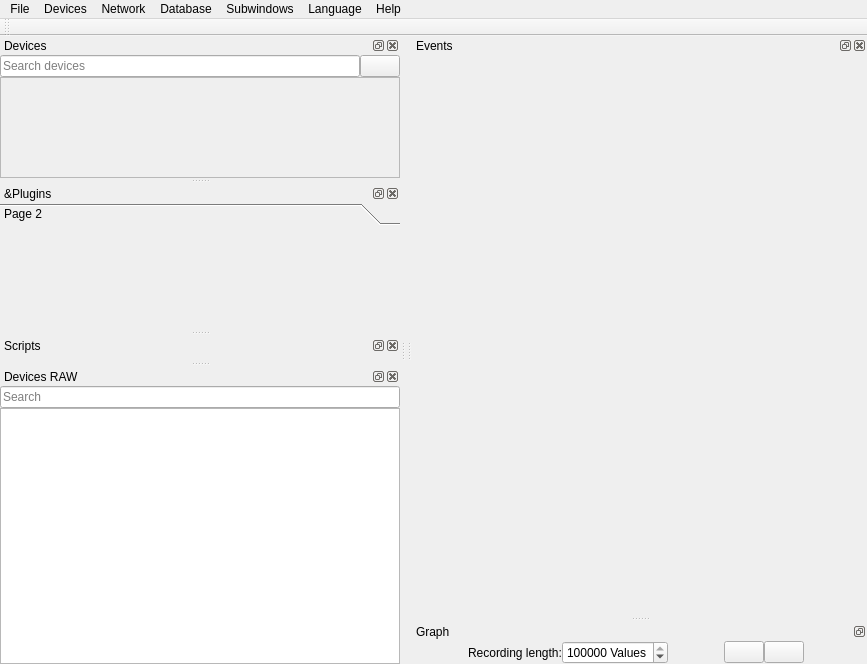
<?xml version="1.0" encoding="UTF-8"?>
<ui version="4.0">
 <class>MainWindow</class>
 <widget class="QMainWindow" name="MainWindow">
  <property name="geometry">
   <rect>
    <x>0</x>
    <y>0</y>
    <width>867</width>
    <height>664</height>
   </rect>
  </property>
  <property name="sizePolicy">
   <sizepolicy hsizetype="Preferred" vsizetype="Preferred">
    <horstretch>0</horstretch>
    <verstretch>0</verstretch>
   </sizepolicy>
  </property>
  <property name="windowTitle">
   <string>RealTime OpenControl</string>
  </property>
  <property name="dockOptions">
   <set>QMainWindow::AllowNestedDocks|QMainWindow::AllowTabbedDocks|QMainWindow::AnimatedDocks|QMainWindow::GroupedDragging</set>
  </property>
  <widget class="QWidget" name="centralwidget">
   <property name="sizePolicy">
    <sizepolicy hsizetype="Minimum" vsizetype="Minimum">
     <horstretch>0</horstretch>
     <verstretch>0</verstretch>
    </sizepolicy>
   </property>
   <property name="maximumSize">
    <size>
     <width>0</width>
     <height>0</height>
    </size>
   </property>
  </widget>
  <widget class="QDockWidget" name="deviceWidget">
   <property name="sizePolicy">
    <sizepolicy hsizetype="Minimum" vsizetype="Preferred">
     <horstretch>0</horstretch>
     <verstretch>0</verstretch>
    </sizepolicy>
   </property>
   <property name="maximumSize">
    <size>
     <width>400</width>
     <height>524287</height>
    </size>
   </property>
   <property name="statusTip">
    <string/>
   </property>
   <property name="inputMethodHints">
    <set>Qt::ImhNone</set>
   </property>
   <property name="floating">
    <bool>false</bool>
   </property>
   <property name="features">
    <set>QDockWidget::AllDockWidgetFeatures</set>
   </property>
   <property name="allowedAreas">
    <set>Qt::LeftDockWidgetArea|Qt::RightDockWidgetArea</set>
   </property>
   <property name="windowTitle">
    <string>Devices</string>
   </property>
   <attribute name="dockWidgetArea">
    <number>1</number>
   </attribute>
   <widget class="QWidget" name="dockWidgetContents_2">
    <property name="sizePolicy">
     <sizepolicy hsizetype="Ignored" vsizetype="Preferred">
      <horstretch>0</horstretch>
      <verstretch>0</verstretch>
     </sizepolicy>
    </property>
    <layout class="QVBoxLayout" name="verticalLayout_3">
     <property name="spacing">
      <number>0</number>
     </property>
     <property name="leftMargin">
      <number>0</number>
     </property>
     <property name="topMargin">
      <number>0</number>
     </property>
     <property name="rightMargin">
      <number>0</number>
     </property>
     <property name="bottomMargin">
      <number>0</number>
     </property>
     <item>
      <layout class="QHBoxLayout" name="horizontalLayout_2">
       <property name="topMargin">
        <number>0</number>
       </property>
       <item>
        <widget class="QLineEdit" name="searchEdit">
         <property name="sizePolicy">
          <sizepolicy hsizetype="Ignored" vsizetype="Minimum">
           <horstretch>0</horstretch>
           <verstretch>0</verstretch>
          </sizepolicy>
         </property>
         <property name="placeholderText">
          <string>Search devices</string>
         </property>
         <property name="clearButtonEnabled">
          <bool>true</bool>
         </property>
        </widget>
       </item>
       <item>
        <widget class="QPushButton" name="refreshDevicesButton">
         <property name="sizePolicy">
          <sizepolicy hsizetype="Maximum" vsizetype="Minimum">
           <horstretch>0</horstretch>
           <verstretch>0</verstretch>
          </sizepolicy>
         </property>
         <property name="text">
          <string/>
         </property>
         <property name="icon">
          <iconset>
           <normaloff>icons/blinking.png</normaloff>icons/blinking.png</iconset>
         </property>
        </widget>
       </item>
      </layout>
     </item>
     <item>
      <widget class="QScrollArea" name="scrollArea_2">
       <property name="sizePolicy">
        <sizepolicy hsizetype="Ignored" vsizetype="Expanding">
         <horstretch>0</horstretch>
         <verstretch>0</verstretch>
        </sizepolicy>
       </property>
       <property name="minimumSize">
        <size>
         <width>180</width>
         <height>0</height>
        </size>
       </property>
       <property name="widgetResizable">
        <bool>true</bool>
       </property>
       <widget class="QWidget" name="scrollAreaWidgetContents_2">
        <property name="geometry">
         <rect>
          <x>0</x>
          <y>0</y>
          <width>398</width>
          <height>95</height>
         </rect>
        </property>
        <property name="sizePolicy">
         <sizepolicy hsizetype="Ignored" vsizetype="Preferred">
          <horstretch>0</horstretch>
          <verstretch>0</verstretch>
         </sizepolicy>
        </property>
        <property name="minimumSize">
         <size>
          <width>0</width>
          <height>0</height>
         </size>
        </property>
        <layout class="QVBoxLayout" name="verticalLayout_13">
         <property name="spacing">
          <number>0</number>
         </property>
         <property name="leftMargin">
          <number>0</number>
         </property>
         <property name="topMargin">
          <number>0</number>
         </property>
         <property name="rightMargin">
          <number>0</number>
         </property>
         <property name="bottomMargin">
          <number>0</number>
         </property>
         <item>
          <layout class="QVBoxLayout" name="deviceLayout">
           <property name="spacing">
            <number>0</number>
           </property>
          </layout>
         </item>
         <item>
          <spacer name="verticalSpacer_3">
           <property name="orientation">
            <enum>Qt::Vertical</enum>
           </property>
           <property name="sizeHint" stdset="0">
            <size>
             <width>20</width>
             <height>0</height>
            </size>
           </property>
          </spacer>
         </item>
        </layout>
       </widget>
      </widget>
     </item>
    </layout>
   </widget>
  </widget>
  <widget class="QDockWidget" name="pluginsWidget">
   <property name="sizePolicy">
    <sizepolicy hsizetype="Ignored" vsizetype="Preferred">
     <horstretch>0</horstretch>
     <verstretch>0</verstretch>
    </sizepolicy>
   </property>
   <property name="statusTip">
    <string/>
   </property>
   <property name="floating">
    <bool>false</bool>
   </property>
   <property name="features">
    <set>QDockWidget::AllDockWidgetFeatures</set>
   </property>
   <property name="allowedAreas">
    <set>Qt::AllDockWidgetAreas</set>
   </property>
   <property name="windowTitle">
    <string>&amp;Plugins</string>
   </property>
   <attribute name="dockWidgetArea">
    <number>1</number>
   </attribute>
   <widget class="QWidget" name="dockWidgetContents_3">
    <layout class="QVBoxLayout" name="verticalLayout">
     <property name="spacing">
      <number>0</number>
     </property>
     <property name="leftMargin">
      <number>0</number>
     </property>
     <property name="topMargin">
      <number>0</number>
     </property>
     <property name="rightMargin">
      <number>0</number>
     </property>
     <property name="bottomMargin">
      <number>0</number>
     </property>
     <item>
      <widget class="QToolBox" name="pluginsBox">
       <property name="sizePolicy">
        <sizepolicy hsizetype="Preferred" vsizetype="Expanding">
         <horstretch>0</horstretch>
         <verstretch>0</verstretch>
        </sizepolicy>
       </property>
       <property name="currentIndex">
        <number>0</number>
       </property>
       <widget class="QWidget" name="page_2">
        <property name="geometry">
         <rect>
          <x>0</x>
          <y>0</y>
          <width>400</width>
          <height>96</height>
         </rect>
        </property>
        <attribute name="label">
         <string>Page 2</string>
        </attribute>
       </widget>
      </widget>
     </item>
    </layout>
   </widget>
  </widget>
  <widget class="QDockWidget" name="scriptDockWidget">
   <property name="sizePolicy">
    <sizepolicy hsizetype="Ignored" vsizetype="Preferred">
     <horstretch>0</horstretch>
     <verstretch>0</verstretch>
    </sizepolicy>
   </property>
   <property name="floating">
    <bool>false</bool>
   </property>
   <property name="features">
    <set>QDockWidget::AllDockWidgetFeatures</set>
   </property>
   <property name="windowTitle">
    <string>Scripts</string>
   </property>
   <attribute name="dockWidgetArea">
    <number>1</number>
   </attribute>
   <widget class="QWidget" name="dockWidgetContents_6">
    <layout class="QVBoxLayout" name="verticalLayout_2">
     <property name="spacing">
      <number>0</number>
     </property>
     <property name="leftMargin">
      <number>0</number>
     </property>
     <property name="topMargin">
      <number>0</number>
     </property>
     <property name="rightMargin">
      <number>0</number>
     </property>
     <property name="bottomMargin">
      <number>0</number>
     </property>
     <item>
      <layout class="QHBoxLayout" name="scriptLayout"/>
     </item>
    </layout>
   </widget>
  </widget>
  <widget class="QToolBar" name="toolBar">
   <property name="sizePolicy">
    <sizepolicy hsizetype="Minimum" vsizetype="Preferred">
     <horstretch>0</horstretch>
     <verstretch>0</verstretch>
    </sizepolicy>
   </property>
   <property name="windowTitle">
    <string>toolBar</string>
   </property>
   <attribute name="toolBarArea">
    <enum>TopToolBarArea</enum>
   </attribute>
   <attribute name="toolBarBreak">
    <bool>false</bool>
   </attribute>
  </widget>
  <widget class="QDockWidget" name="eventWidgets">
   <property name="sizePolicy">
    <sizepolicy hsizetype="Expanding" vsizetype="Ignored">
     <horstretch>0</horstretch>
     <verstretch>0</verstretch>
    </sizepolicy>
   </property>
   <property name="windowTitle">
    <string>Events</string>
   </property>
   <attribute name="dockWidgetArea">
    <number>2</number>
   </attribute>
   <widget class="QWidget" name="dockWidgetContents">
    <layout class="QVBoxLayout" name="verticalLayout_4">
     <item>
      <layout class="QHBoxLayout" name="eventLayout">
       <property name="spacing">
        <number>0</number>
       </property>
      </layout>
     </item>
    </layout>
   </widget>
  </widget>
  <widget class="QDockWidget" name="graphWidget">
   <property name="sizePolicy">
    <sizepolicy hsizetype="Expanding" vsizetype="Maximum">
     <horstretch>0</horstretch>
     <verstretch>0</verstretch>
    </sizepolicy>
   </property>
   <property name="floating">
    <bool>false</bool>
   </property>
   <property name="features">
    <set>QDockWidget::DockWidgetFloatable|QDockWidget::DockWidgetMovable</set>
   </property>
   <property name="windowTitle">
    <string>Graph</string>
   </property>
   <attribute name="dockWidgetArea">
    <number>2</number>
   </attribute>
   <widget class="QWidget" name="dockWidgetContents_5">
    <layout class="QVBoxLayout" name="verticalLayout_6">
     <property name="spacing">
      <number>0</number>
     </property>
     <property name="leftMargin">
      <number>0</number>
     </property>
     <property name="topMargin">
      <number>0</number>
     </property>
     <property name="rightMargin">
      <number>0</number>
     </property>
     <property name="bottomMargin">
      <number>0</number>
     </property>
     <item>
      <layout class="QHBoxLayout" name="horizontalLayout">
       <property name="spacing">
        <number>0</number>
       </property>
       <item>
        <spacer name="horizontalSpacer_2">
         <property name="orientation">
          <enum>Qt::Horizontal</enum>
         </property>
         <property name="sizeHint" stdset="0">
          <size>
           <width>0</width>
           <height>0</height>
          </size>
         </property>
        </spacer>
       </item>
       <item>
        <widget class="QLabel" name="label_2">
         <property name="text">
          <string>Recording length:</string>
         </property>
        </widget>
       </item>
       <item>
        <widget class="QSpinBox" name="maxLengthSpinBox">
         <property name="toolTip">
          <string/>
         </property>
         <property name="statusTip">
          <string/>
         </property>
         <property name="suffix">
          <string> Values</string>
         </property>
         <property name="maximum">
          <number>1000000000</number>
         </property>
         <property name="value">
          <number>500000</number>
         </property>
        </widget>
       </item>
       <item>
        <spacer name="horizontalSpacer">
         <property name="orientation">
          <enum>Qt::Horizontal</enum>
         </property>
         <property name="sizeHint" stdset="0">
          <size>
           <width>0</width>
           <height>0</height>
          </size>
         </property>
        </spacer>
       </item>
       <item>
        <widget class="QPushButton" name="clearButton">
         <property name="toolTip">
          <string>Delete all signals</string>
         </property>
         <property name="statusTip">
          <string>Delete all signals</string>
         </property>
         <property name="text">
          <string/>
         </property>
         <property name="icon">
          <iconset>
           <normaloff>icons/clear.png</normaloff>icons/clear.png</iconset>
         </property>
         <property name="iconSize">
          <size>
           <width>25</width>
           <height>25</height>
          </size>
         </property>
        </widget>
       </item>
       <item>
        <widget class="QPushButton" name="createGraphButton">
         <property name="toolTip">
          <string>Open new graph</string>
         </property>
         <property name="statusTip">
          <string>Open new graph</string>
         </property>
         <property name="text">
          <string/>
         </property>
         <property name="icon">
          <iconset>
           <normaloff>icons/graph.png</normaloff>icons/graph.png</iconset>
         </property>
         <property name="iconSize">
          <size>
           <width>25</width>
           <height>25</height>
          </size>
         </property>
        </widget>
       </item>
       <item>
        <spacer name="horizontalSpacer_3">
         <property name="orientation">
          <enum>Qt::Horizontal</enum>
         </property>
         <property name="sizeHint" stdset="0">
          <size>
           <width>0</width>
           <height>20</height>
          </size>
         </property>
        </spacer>
       </item>
       <item>
        <widget class="QLabel" name="drag_content">
         <property name="sizePolicy">
          <sizepolicy hsizetype="Preferred" vsizetype="Fixed">
           <horstretch>0</horstretch>
           <verstretch>0</verstretch>
          </sizepolicy>
         </property>
         <property name="acceptDrops">
          <bool>true</bool>
         </property>
         <property name="text">
          <string/>
         </property>
         <property name="alignment">
          <set>Qt::AlignCenter</set>
         </property>
        </widget>
       </item>
      </layout>
     </item>
     <item>
      <layout class="QVBoxLayout" name="plotLayout"/>
     </item>
    </layout>
   </widget>
  </widget>
  <widget class="QDockWidget" name="deviceRAWWidget">
   <property name="sizePolicy">
    <sizepolicy hsizetype="Ignored" vsizetype="Preferred">
     <horstretch>0</horstretch>
     <verstretch>0</verstretch>
    </sizepolicy>
   </property>
   <property name="floating">
    <bool>false</bool>
   </property>
   <property name="features">
    <set>QDockWidget::AllDockWidgetFeatures</set>
   </property>
   <property name="windowTitle">
    <string>Devices RAW</string>
   </property>
   <attribute name="dockWidgetArea">
    <number>1</number>
   </attribute>
   <widget class="QWidget" name="dockWidgetContents_4">
    <layout class="QVBoxLayout" name="verticalLayout_5">
     <property name="spacing">
      <number>0</number>
     </property>
     <property name="leftMargin">
      <number>0</number>
     </property>
     <property name="topMargin">
      <number>0</number>
     </property>
     <property name="rightMargin">
      <number>0</number>
     </property>
     <property name="bottomMargin">
      <number>0</number>
     </property>
     <item>
      <widget class="QLineEdit" name="pluginSearchInput">
       <property name="sizePolicy">
        <sizepolicy hsizetype="Ignored" vsizetype="Fixed">
         <horstretch>0</horstretch>
         <verstretch>0</verstretch>
        </sizepolicy>
       </property>
       <property name="text">
        <string/>
       </property>
       <property name="placeholderText">
        <string>Search</string>
       </property>
       <property name="clearButtonEnabled">
        <bool>true</bool>
       </property>
      </widget>
     </item>
     <item>
      <widget class="QListWidget" name="pluginCallWidget">
       <property name="sizePolicy">
        <sizepolicy hsizetype="Ignored" vsizetype="Expanding">
         <horstretch>0</horstretch>
         <verstretch>0</verstretch>
        </sizepolicy>
       </property>
       <property name="alternatingRowColors">
        <bool>true</bool>
       </property>
       <property name="selectionMode">
        <enum>QAbstractItemView::NoSelection</enum>
       </property>
       <property name="sortingEnabled">
        <bool>true</bool>
       </property>
      </widget>
     </item>
    </layout>
   </widget>
  </widget>
  <widget class="QMenuBar" name="menuBar">
   <property name="geometry">
    <rect>
     <x>0</x>
     <y>0</y>
     <width>867</width>
     <height>26</height>
    </rect>
   </property>
   <widget class="QMenu" name="menuDatei">
    <property name="statusTip">
     <string/>
    </property>
    <property name="tearOffEnabled">
     <bool>true</bool>
    </property>
    <property name="title">
     <string>File</string>
    </property>
    <property name="separatorsCollapsible">
     <bool>true</bool>
    </property>
    <property name="toolTipsVisible">
     <bool>true</bool>
    </property>
    <addaction name="loadSessionAction"/>
    <addaction name="saveSessionAction"/>
    <addaction name="separator"/>
    <addaction name="importDataAction"/>
    <addaction name="exportDataAction"/>
    <addaction name="separator"/>
    <addaction name="systemTrayAction"/>
    <addaction name="separator"/>
    <addaction name="settingsAction"/>
    <addaction name="separator"/>
    <addaction name="actionBeenden"/>
   </widget>
   <widget class="QMenu" name="menuFenster">
    <property name="statusTip">
     <string>Edit subwindows</string>
    </property>
    <property name="tearOffEnabled">
     <bool>true</bool>
    </property>
    <property name="title">
     <string>Subwindows</string>
    </property>
    <property name="separatorsCollapsible">
     <bool>true</bool>
    </property>
    <property name="toolTipsVisible">
     <bool>true</bool>
    </property>
    <addaction name="deviceWidgetToggle"/>
    <addaction name="pluginsWidgetToggle"/>
    <addaction name="scriptWidgetToggle"/>
    <addaction name="eventWidgetToggle"/>
    <addaction name="deviceRAWWidgetToggle"/>
   </widget>
   <widget class="QMenu" name="menuHilfe">
    <property name="tearOffEnabled">
     <bool>true</bool>
    </property>
    <property name="title">
     <string>Help</string>
    </property>
    <property name="icon">
     <iconset>
      <normaloff>icons/help.png</normaloff>icons/help.png</iconset>
    </property>
    <property name="separatorsCollapsible">
     <bool>true</bool>
    </property>
    <property name="toolTipsVisible">
     <bool>true</bool>
    </property>
    <addaction name="clearCacheAction"/>
    <addaction name="separator"/>
    <addaction name="helpAction"/>
    <addaction name="pluginRepoAction"/>
    <addaction name="separator"/>
    <addaction name="checkUpdatesAction"/>
    <addaction name="aboutAction"/>
   </widget>
   <widget class="QMenu" name="menuSprache">
    <property name="tearOffEnabled">
     <bool>true</bool>
    </property>
    <property name="title">
     <string>Language</string>
    </property>
    <property name="separatorsCollapsible">
     <bool>true</bool>
    </property>
    <property name="toolTipsVisible">
     <bool>true</bool>
    </property>
    <addaction name="actionDeutsch"/>
    <addaction name="actionEnglish"/>
   </widget>
   <widget class="QMenu" name="menuGer_te">
    <property name="tearOffEnabled">
     <bool>true</bool>
    </property>
    <property name="title">
     <string>Devices</string>
    </property>
    <property name="separatorsCollapsible">
     <bool>true</bool>
    </property>
    <property name="toolTipsVisible">
     <bool>true</bool>
    </property>
    <addaction name="getPluginsButton"/>
   </widget>
   <widget class="QMenu" name="menuNetzwerk">
    <property name="tearOffEnabled">
     <bool>true</bool>
    </property>
    <property name="title">
     <string>Network</string>
    </property>
    <property name="separatorsCollapsible">
     <bool>true</bool>
    </property>
    <property name="toolTipsVisible">
     <bool>true</bool>
    </property>
    <widget class="QMenu" name="menuTCP_Server_2">
     <property name="geometry">
      <rect>
       <x>0</x>
       <y>0</y>
       <width>196</width>
       <height>126</height>
      </rect>
     </property>
     <property name="title">
      <string>TCP - Server</string>
     </property>
     <addaction name="actionTCPServer_2"/>
     <addaction name="actionTCPPassword_2"/>
     <addaction name="actionTCPPort_2"/>
    </widget>
    <widget class="QMenu" name="MeniuTelegramBot">
     <property name="title">
      <string>Telegram-Bot</string>
     </property>
     <addaction name="actionTelegramBot_2"/>
     <addaction name="actionBotToken_2"/>
    </widget>
    <widget class="QMenu" name="menuMit_Remotehost_verbinden">
     <property name="title">
      <string>Connect to remote host</string>
     </property>
     <addaction name="actionNeuer_HOst"/>
     <addaction name="separator"/>
    </widget>
    <widget class="QMenu" name="menuAktive_Verbindungen">
     <property name="title">
      <string>Active connections</string>
     </property>
     <addaction name="actionkeine_3"/>
    </widget>
    <addaction name="menuTCP_Server_2"/>
    <addaction name="HTMLServerAction_2"/>
    <addaction name="MeniuTelegramBot"/>
    <addaction name="separator"/>
    <addaction name="menuMit_Remotehost_verbinden"/>
    <addaction name="menuAktive_Verbindungen"/>
    <addaction name="actionUpdate_Rate_1Hz_2"/>
    <addaction name="separator"/>
    <addaction name="actionSearchRTOCServer"/>
   </widget>
   <widget class="QMenu" name="menuDatenbank">
    <property name="title">
     <string>Database</string>
    </property>
    <addaction name="pullFromDatabaseAction"/>
    <addaction name="pushToDatabaseAction"/>
    <addaction name="exportDatabaseAction"/>
   </widget>
   <addaction name="menuDatei"/>
   <addaction name="menuGer_te"/>
   <addaction name="menuNetzwerk"/>
   <addaction name="menuDatenbank"/>
   <addaction name="menuFenster"/>
   <addaction name="menuSprache"/>
   <addaction name="menuHilfe"/>
  </widget>
  <action name="exportDataAction">
   <property name="text">
    <string>Export data</string>
   </property>
   <property name="statusTip">
    <string>Please use RIGHT CLICK in graph</string>
   </property>
  </action>
  <action name="actionBeenden">
   <property name="text">
    <string>Quit</string>
   </property>
  </action>
  <action name="stylePlotsAction">
   <property name="text">
    <string>Edit plot</string>
   </property>
   <property name="statusTip">
    <string/>
   </property>
  </action>
  <action name="actionPlot_exportieren">
   <property name="text">
    <string>Export plot</string>
   </property>
   <property name="statusTip">
    <string>Please use RIGHT CLICK in graph</string>
   </property>
  </action>
  <action name="actionFenster">
   <property name="text">
    <string>Windows</string>
   </property>
  </action>
  <action name="signalWidgetToggle">
   <property name="checkable">
    <bool>true</bool>
   </property>
   <property name="checked">
    <bool>true</bool>
   </property>
   <property name="text">
    <string>Signals</string>
   </property>
   <property name="statusTip">
    <string>Signals-Subwindow</string>
   </property>
  </action>
  <action name="deviceWidgetToggle">
   <property name="checkable">
    <bool>true</bool>
   </property>
   <property name="checked">
    <bool>true</bool>
   </property>
   <property name="text">
    <string>Devices</string>
   </property>
   <property name="statusTip">
    <string/>
   </property>
  </action>
  <action name="pluginsWidgetToggle">
   <property name="checkable">
    <bool>true</bool>
   </property>
   <property name="text">
    <string>Plugins</string>
   </property>
   <property name="statusTip">
    <string/>
   </property>
  </action>
  <action name="scriptWidgetToggle">
   <property name="checkable">
    <bool>true</bool>
   </property>
   <property name="text">
    <string>Scripts</string>
   </property>
   <property name="statusTip">
    <string/>
   </property>
  </action>
  <action name="loadScriptAction">
   <property name="text">
    <string>Load script</string>
   </property>
   <property name="statusTip">
    <string>Load script from file</string>
   </property>
  </action>
  <action name="saveScriptAction">
   <property name="text">
    <string>Save script</string>
   </property>
   <property name="statusTip">
    <string>Save script to file</string>
   </property>
  </action>
  <action name="saveSessionAction">
   <property name="text">
    <string>Save session</string>
   </property>
  </action>
  <action name="actionZuletzt_geladen">
   <property name="text">
    <string>Last edited</string>
   </property>
  </action>
  <action name="loadSessionAction">
   <property name="text">
    <string>Load session</string>
   </property>
  </action>
  <action name="helpAction">
   <property name="text">
    <string>RTOC Help</string>
   </property>
  </action>
  <action name="aboutAction">
   <property name="text">
    <string>About RTOC</string>
   </property>
  </action>
  <action name="importDataAction">
   <property name="text">
    <string>Import data</string>
   </property>
  </action>
  <action name="systemTrayAction">
   <property name="checkable">
    <bool>true</bool>
   </property>
   <property name="checked">
    <bool>true</bool>
   </property>
   <property name="text">
    <string>Minimize to SystemTray</string>
   </property>
  </action>
  <action name="multiprocessingListenerAction">
   <property name="checkable">
    <bool>true</bool>
   </property>
   <property name="text">
    <string>Multiproessing - Listener</string>
   </property>
  </action>
  <action name="actionDeutsch">
   <property name="checkable">
    <bool>true</bool>
   </property>
   <property name="text">
    <string>Deutsch</string>
   </property>
  </action>
  <action name="actionEnglish">
   <property name="checkable">
    <bool>true</bool>
   </property>
   <property name="text">
    <string>English</string>
   </property>
  </action>
  <action name="eventWidgetToggle">
   <property name="checkable">
    <bool>true</bool>
   </property>
   <property name="text">
    <string>Events</string>
   </property>
  </action>
  <action name="actionBotToken">
   <property name="text">
    <string>Enter bot-token</string>
   </property>
  </action>
  <action name="actionTelegramBot">
   <property name="checkable">
    <bool>true</bool>
   </property>
   <property name="text">
    <string>Activate</string>
   </property>
  </action>
  <action name="HTMLServerAction">
   <property name="checkable">
    <bool>true</bool>
   </property>
   <property name="text">
    <string>RTOC - Web</string>
   </property>
  </action>
  <action name="actionTCPServer">
   <property name="checkable">
    <bool>true</bool>
   </property>
   <property name="text">
    <string>Activate</string>
   </property>
  </action>
  <action name="actionTCPPassword">
   <property name="text">
    <string>Password protection</string>
   </property>
  </action>
  <action name="checkUpdatesAction">
   <property name="text">
    <string>Check for updates</string>
   </property>
  </action>
  <action name="actionTCPPort">
   <property name="text">
    <string>Port: 5050</string>
   </property>
  </action>
  <action name="clearCacheAction">
   <property name="text">
    <string>Clear cache</string>
   </property>
  </action>
  <action name="pluginRepoAction">
   <property name="text">
    <string>Plugin-Repository</string>
   </property>
  </action>
  <action name="getPluginsButton">
   <property name="text">
    <string>Add/remove devices</string>
   </property>
  </action>
  <action name="actionTCPServer_2">
   <property name="checkable">
    <bool>true</bool>
   </property>
   <property name="text">
    <string>Activate</string>
   </property>
  </action>
  <action name="actionTCPPassword_2">
   <property name="text">
    <string>Password protection</string>
   </property>
  </action>
  <action name="actionTCPPort_2">
   <property name="text">
    <string>Port: 5050</string>
   </property>
  </action>
  <action name="HTMLServerAction_2">
   <property name="checkable">
    <bool>true</bool>
   </property>
   <property name="text">
    <string>RTOC - Web</string>
   </property>
  </action>
  <action name="actionTelegramBot_2">
   <property name="checkable">
    <bool>true</bool>
   </property>
   <property name="text">
    <string>Active</string>
   </property>
  </action>
  <action name="actionBotToken_2">
   <property name="text">
    <string>Enter Bot-Token</string>
   </property>
  </action>
  <action name="action0_St_ndlich">
   <property name="text">
    <string>Set Backup-Interval</string>
   </property>
  </action>
  <action name="action0_T_glich">
   <property name="text">
    <string>Daily</string>
   </property>
  </action>
  <action name="actionSetBackupDir">
   <property name="text">
    <string>Set Backup-Path</string>
   </property>
  </action>
  <action name="actionDeleteBackups">
   <property name="text">
    <string>Delete Backups</string>
   </property>
  </action>
  <action name="actionBackup_1">
   <property name="text">
    <string>Backup 1</string>
   </property>
  </action>
  <action name="actionBackupSettings">
   <property name="text">
    <string>Settings</string>
   </property>
  </action>
  <action name="actionNeuer_Host">
   <property name="text">
    <string>New Host</string>
   </property>
  </action>
  <action name="actionkeine">
   <property name="text">
    <string>None</string>
   </property>
  </action>
  <action name="actionUpdate_Rate_1_Hz">
   <property name="text">
    <string>Update-Rate: 1 Hz</string>
   </property>
  </action>
  <action name="actionRTOC_Server_suchen">
   <property name="text">
    <string>Search RTOC-Servers</string>
   </property>
  </action>
  <action name="actionSetBackupIntervall">
   <property name="text">
    <string>Backout-Interval: daily</string>
   </property>
  </action>
  <action name="deviceRAWWidgetToggle">
   <property name="checkable">
    <bool>true</bool>
   </property>
   <property name="text">
    <string>Devices RAW</string>
   </property>
  </action>
  <action name="actionUpdate_Rate_1Hz">
   <property name="text">
    <string>Update-Rate: 1Hz</string>
   </property>
  </action>
  <action name="actionRTOC_Server_suchen_2">
   <property name="text">
    <string>RTOC-Server suchen</string>
   </property>
  </action>
  <action name="actionNeuer_Host_2">
   <property name="text">
    <string>Neuer Host</string>
   </property>
  </action>
  <action name="actionkeine_2">
   <property name="text">
    <string>keine</string>
   </property>
  </action>
  <action name="actionUpdate_Rate_1Hz_2">
   <property name="text">
    <string>Update-Rate: 1Hz</string>
   </property>
   <property name="toolTip">
    <string>Update-Rate: 1Hz</string>
   </property>
  </action>
  <action name="actionNeuer_HOst">
   <property name="text">
    <string>Neuer Host</string>
   </property>
   <property name="toolTip">
    <string>Neuer Host</string>
   </property>
  </action>
  <action name="actionkeine_3">
   <property name="text">
    <string>keine</string>
   </property>
   <property name="toolTip">
    <string>keine</string>
   </property>
  </action>
  <action name="actionSearchRTOCServer">
   <property name="text">
    <string>Search RTOC-Server</string>
   </property>
   <property name="toolTip">
    <string>Search RTOC-Server</string>
   </property>
  </action>
  <action name="ConsoleWidgetToggle">
   <property name="checkable">
    <bool>true</bool>
   </property>
   <property name="text">
    <string>Console</string>
   </property>
  </action>
  <action name="settingsAction">
   <property name="text">
    <string>Settings</string>
   </property>
  </action>
  <action name="pullFromDatabaseAction">
   <property name="text">
    <string>Push local data to database (backup)</string>
   </property>
  </action>
  <action name="pushToDatabaseAction">
   <property name="text">
    <string>Replace local data with data from database</string>
   </property>
  </action>
  <action name="exportDatabaseAction">
   <property name="text">
    <string>Export database</string>
   </property>
  </action>
 </widget>
 <resources/>
 <connections>
  <connection>
   <sender>actionBeenden</sender>
   <signal>triggered()</signal>
   <receiver>MainWindow</receiver>
   <slot>close()</slot>
   <hints>
    <hint type="sourcelabel">
     <x>-1</x>
     <y>-1</y>
    </hint>
    <hint type="destinationlabel">
     <x>463</x>
     <y>398</y>
    </hint>
   </hints>
  </connection>
 </connections>
</ui>
